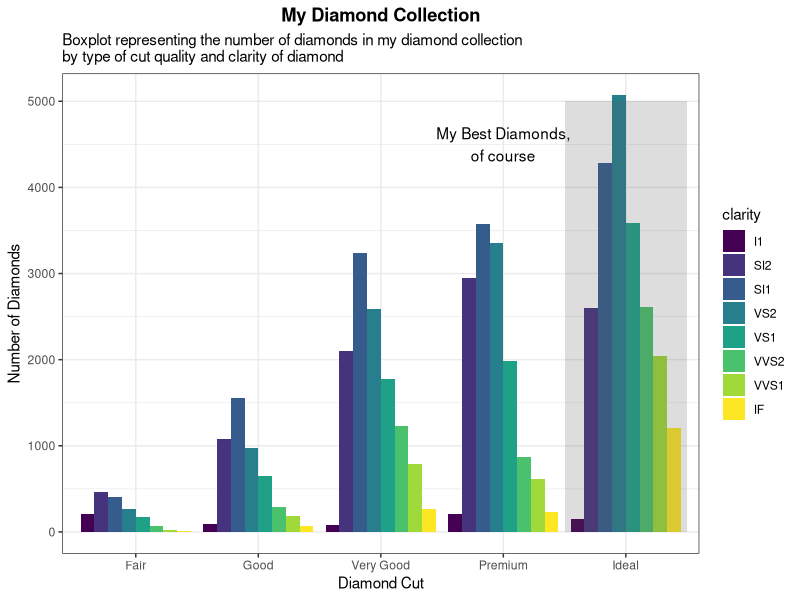
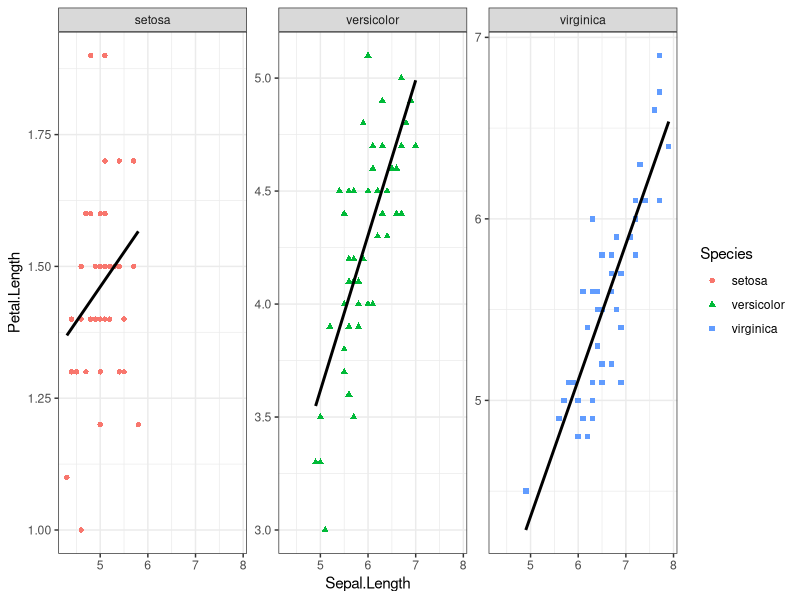
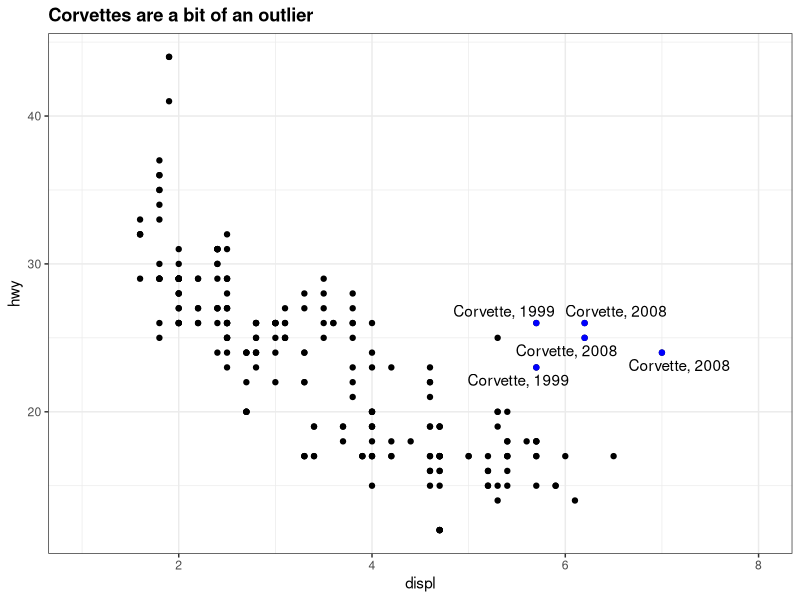
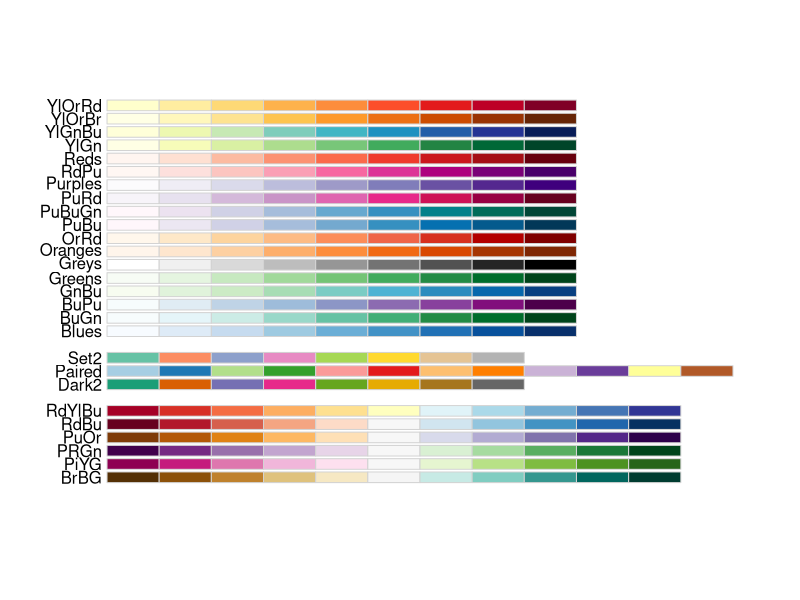
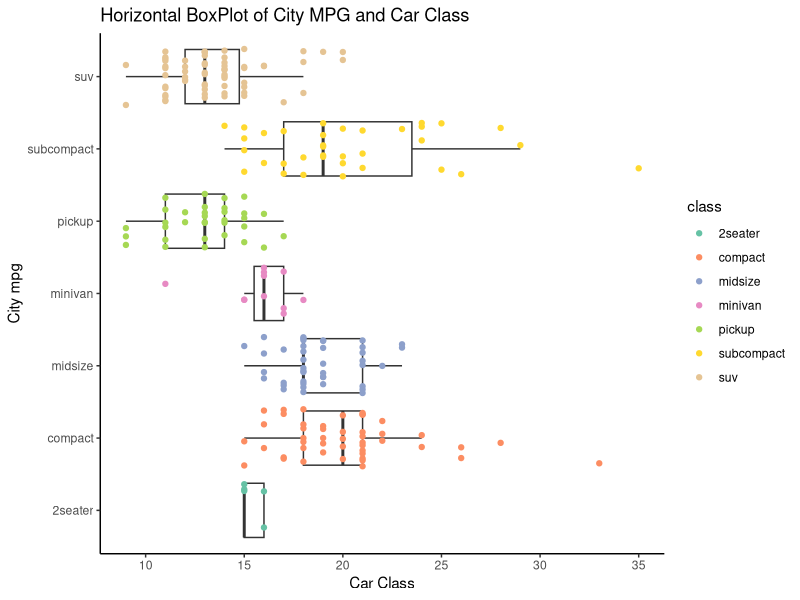

Write the R code that produced these figures, in order.
## ---- chunk 1
knitr::opts_chunk$set(echo = FALSE)
## ---- chunk 2
library(ggplot2)
library(magrittr) #so I can do some piping
data(diamonds)
data(mpg)
data(iris)
theme_set(theme_bw()) #I'll give you this one, you can set the theme individually for graphs
#or you can set the theme for all the graphs using theme_set()
#theme_bw() is best theme (IMO)

#for graph 3:
library(ggrepel)


## ---- chunk 3
data("diamonds")
#hint think about the *position* the bars are in...
## ---- chunk 4
#Create a bar graph using geom_bar and specify position="dodge" to have bars side by side.
ggplot(diamonds, aes(x=cut, fill = clarity)) +
    geom_bar(stat="count", position = "dodge") +
    annotate("rect", xmin = 4.5, xmax= 5.5, ymin=0, ymax = 5000, alpha=0.2) + #this is to add a shaded rectangle
    annotate("text", label = "My Best Diamonds,\nof course", x = 4, y = 4500)+ #this is to add the text 
    labs(x="Diamond Cut", y = "Number of Diamonds", title = "My Diamond Collection", subtitle = "Boxplot representing the number of diamonds in my diamond collection \nby type of cut quality and clarity of diamond") + #adds labels to the plot
    theme(plot.title = element_text(hjust = 0.5, face = "bold")) #this centers the title

## ---- chunk 5
data(iris)
## ---- chunk 6
combined_plot <- ggplot(iris, aes(Sepal.Length, Petal.Length, color = Species, shape = Species)) +
  geom_point() + #up to this step, R will produce a combined plot of all species
  geom_smooth(method = "lm", se = FALSE, color = "black") #this will add linear fit with no errors
combined_plot + facet_wrap(. ~ Species, scales = "free_y") #now we can separate the plot by species using facet_grid with formula x~y. I'm putting . for x and Species for y to have the dividing lines parallel to y-axis

## ---- chunk 7
data("mpg")
corvette <- mpg[mpg$model == "corvette",]
#install
require("ggrepel") #useful for making text annotations better, hint hint
set.seed(42)
## ---- chunk 8
ggplot(mpg, aes(displ, hwy)) +
  geom_point() +
  geom_point(data = corvette, color = "blue") + #highlight only the corvette datapoints in blue
  geom_text_repel(data = corvette, label = paste("Corvette,", corvette$year)) + #Label the highlighted datapoints using paste function.
  labs(title = "Corvettes are a bit of an outlier") + #Add plot title
  theme(plot.title = element_text(face = "bold")) + #make plot title bold
  expand_limits(x=1:8)
## ---- chunk 9
data(mpg)

#hint for the coloring, colorbrewer and you can set palette colors and make your graphs colorblind friendly
library(RColorBrewer)
display.brewer.all(colorblindFriendly = T) #take a look at the colorblindfriendly options
## ---- chunk 10
ggplot(mpg, aes(class, cty)) +
  geom_boxplot(outlier.shape = NA) +
  coord_flip() +
  geom_jitter(size= 1.5, aes(color = class), height = 0) +
  scale_color_brewer(palette = "Set2") +
  theme(axis.line = element_line(), panel.border = element_blank(), panel.grid.major = element_blank(), panel.grid.minor = element_blank()) +
  labs(x = "City mpg", y = "Car Class", title = "Horizontal BoxPlot of City MPG and Car Class")

